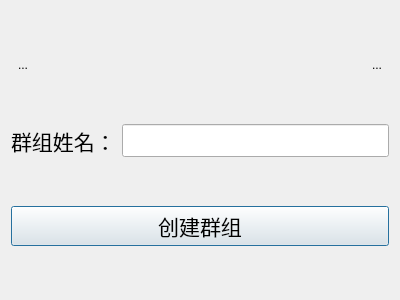
<?xml version="1.0" encoding="UTF-8"?>
<ui version="4.0">
 <class>createGroupDia</class>
 <widget class="QDialog" name="createGroupDia">
  <property name="geometry">
   <rect>
    <x>0</x>
    <y>0</y>
    <width>400</width>
    <height>300</height>
   </rect>
  </property>
  <property name="windowTitle">
   <string>Dialog</string>
  </property>
  <layout class="QVBoxLayout" name="verticalLayout">
   <item>
    <layout class="QHBoxLayout" name="horizontalLayout">
     <item>
      <widget class="QToolButton" name="toolButton">
       <property name="text">
        <string>...</string>
       </property>
       <property name="icon">
        <iconset resource="res.qrc">
         <normaloff>:/owl</normaloff>:/owl</iconset>
       </property>
       <property name="iconSize">
        <size>
         <width>40</width>
         <height>40</height>
        </size>
       </property>
       <property name="autoRaise">
        <bool>true</bool>
       </property>
      </widget>
     </item>
     <item>
      <spacer name="horizontalSpacer">
       <property name="orientation">
        <enum>Qt::Horizontal</enum>
       </property>
       <property name="sizeHint" stdset="0">
        <size>
         <width>40</width>
         <height>20</height>
        </size>
       </property>
      </spacer>
     </item>
     <item>
      <widget class="QToolButton" name="toolButton_2">
       <property name="text">
        <string>...</string>
       </property>
       <property name="icon">
        <iconset resource="res.qrc">
         <normaloff>:/close</normaloff>:/close</iconset>
       </property>
       <property name="iconSize">
        <size>
         <width>40</width>
         <height>40</height>
        </size>
       </property>
       <property name="autoRaise">
        <bool>true</bool>
       </property>
      </widget>
     </item>
    </layout>
   </item>
   <item>
    <layout class="QHBoxLayout" name="horizontalLayout_2">
     <item>
      <widget class="QLabel" name="label">
       <property name="font">
        <font>
         <pointsize>16</pointsize>
         <italic>false</italic>
        </font>
       </property>
       <property name="text">
        <string>群组姓名：</string>
       </property>
      </widget>
     </item>
     <item>
      <widget class="QLineEdit" name="createGroupLineEdit">
       <property name="font">
        <font>
         <pointsize>16</pointsize>
        </font>
       </property>
      </widget>
     </item>
    </layout>
   </item>
   <item>
    <widget class="QPushButton" name="pushButton">
     <property name="font">
      <font>
       <pointsize>16</pointsize>
      </font>
     </property>
     <property name="text">
      <string>创建群组</string>
     </property>
    </widget>
   </item>
  </layout>
 </widget>
 <resources>
  <include location="res.qrc"/>
 </resources>
 <connections/>
</ui>
